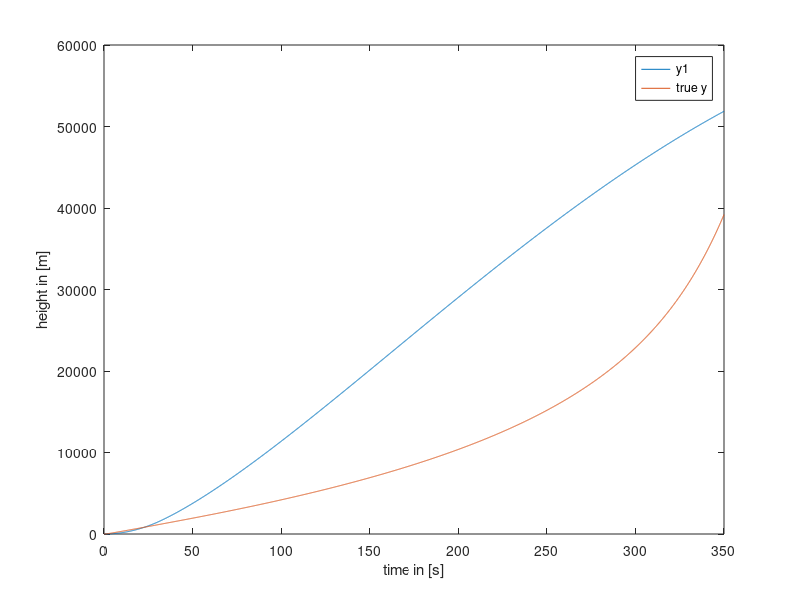
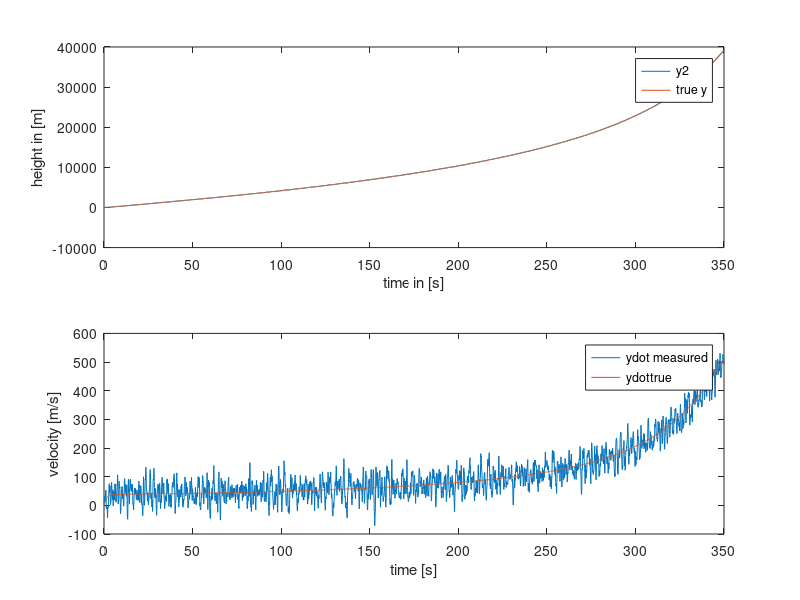

Here is the MATLAB script that generated these plots, in order:
%%
% This code is made by:
% Casper Spronk
% 4369475
clc
clear all
close all
%% variables 
load("rocket.mat");
delta_t = 0.1;          % [s]
m = 100;                % [kg]
g = 9.81;               % [m/s]
y_zero = 0;             % [m]
ydot_zero = 0;
x_zero = [y_zero; ydot_zero]; 

%% Question 1
A = [1 delta_t; 
     0 1];
B = [(delta_t^2)/(2*m) -(delta_t^2)/2 -(delta_t^2)/(2*m);
     delta_t/m -delta_t -delta_t/m];
C = [1 0];
D = 0;
sys1 = ss(A,B,C,D,delta_t);

[y1, t1] = lsim(sys1,u,[],x_zero);
plot(t1,y1)
hold on
plot(t1,ytrue)
legend("y1","true y")
xlabel("time in [s]")
ylabel("height in [m]")
% the resulting graph looks significantly different from the 
% results show by simulating with the estimated drag

%% Question 2

p = [0.8 0.7];
K = place(A',C',p);

Ahat = A-K'.*C;
Bhat = [B K'];
uplusy = [u y];

sys2 = ss(Ahat,Bhat,C,D,delta_t);
[y2, t2, x] = lsim(sys2,uplusy,[],x_zero);

figure
subplot(2,1,1)
plot(t2,y2)
hold on
plot(t2,ytrue)
legend("y2","true y")
xlabel("time in [s]")
ylabel("height in [m]")

ydotmeasured = x(1:end,2);
subplot(2,1,2)
plot(t2, ydotmeasured)
hold on
plot(t2, ydottrue)
legend("ydot measured","ydottrue")
xlabel("time [s]")
ylabel("velocity [m/s]")

%% Question 3
% 
% Q = 2;
% R = 30;
% 
% sys3 = ss(A,[B B],C,0,delta_t);
% 
% [kest,L,P,M] = kalman(sys3,Q,R);
% kest = kest(1,:);
% 
% A3 = A;
% B3 = [B B 0*B];
% C3 = [C;C];
% D3 = 0;
% P = ss(A3,B3,C3,D3,delta_t);
% sys = parallel(P,kest,1,1,[],[]);
% 
% SimModel = feedback(sys,1,4,2,1);
% SimModel = SimModel([1 3],[1 2 3]);     
% 
% w = sqrt(Q)*randn(3501,1);
% v = sqrt(R)*randn(3501,1);
% 
% input = [w,v,u];
% out = lsim(SimModel,input,[],x_zero); %This line causes an error due to
% the input data U being of an unexpected size








